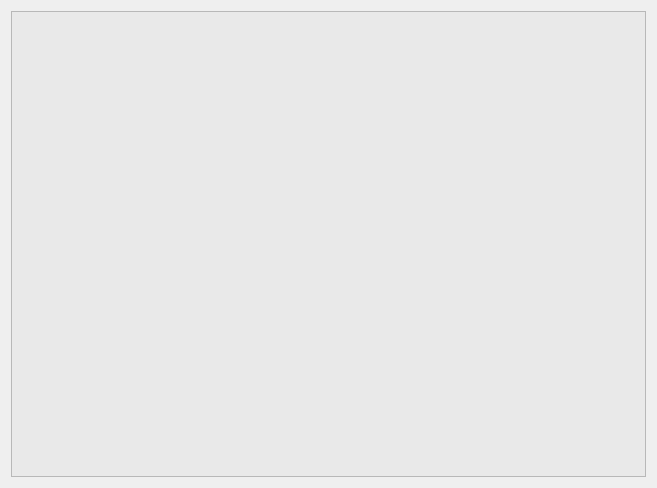
<?xml version="1.0" encoding="UTF-8"?>
<ui version="4.0">
 <class>Console</class>
 <widget class="QWidget" name="Console">
  <property name="geometry">
   <rect>
    <x>0</x>
    <y>0</y>
    <width>657</width>
    <height>488</height>
   </rect>
  </property>
  <property name="windowTitle">
   <string>Console</string>
  </property>
  <layout class="QGridLayout" name="gridLayout">
   <item row="0" column="0">
    <widget class="QTextEdit" name="text">
     <property name="palette">
      <palette>
       <active>
        <colorrole role="Base">
         <brush brushstyle="SolidPattern">
          <color alpha="255">
           <red>233</red>
           <green>233</green>
           <blue>233</blue>
          </color>
         </brush>
        </colorrole>
       </active>
       <inactive>
        <colorrole role="Base">
         <brush brushstyle="SolidPattern">
          <color alpha="255">
           <red>233</red>
           <green>233</green>
           <blue>233</blue>
          </color>
         </brush>
        </colorrole>
       </inactive>
       <disabled>
        <colorrole role="Base">
         <brush brushstyle="SolidPattern">
          <color alpha="255">
           <red>244</red>
           <green>244</green>
           <blue>244</blue>
          </color>
         </brush>
        </colorrole>
       </disabled>
      </palette>
     </property>
     <property name="documentTitle">
      <string notr="true"/>
     </property>
     <property name="lineWrapMode">
      <enum>QTextEdit::NoWrap</enum>
     </property>
     <property name="readOnly">
      <bool>true</bool>
     </property>
     <property name="acceptRichText">
      <bool>false</bool>
     </property>
    </widget>
   </item>
  </layout>
 </widget>
 <resources/>
 <connections/>
</ui>
